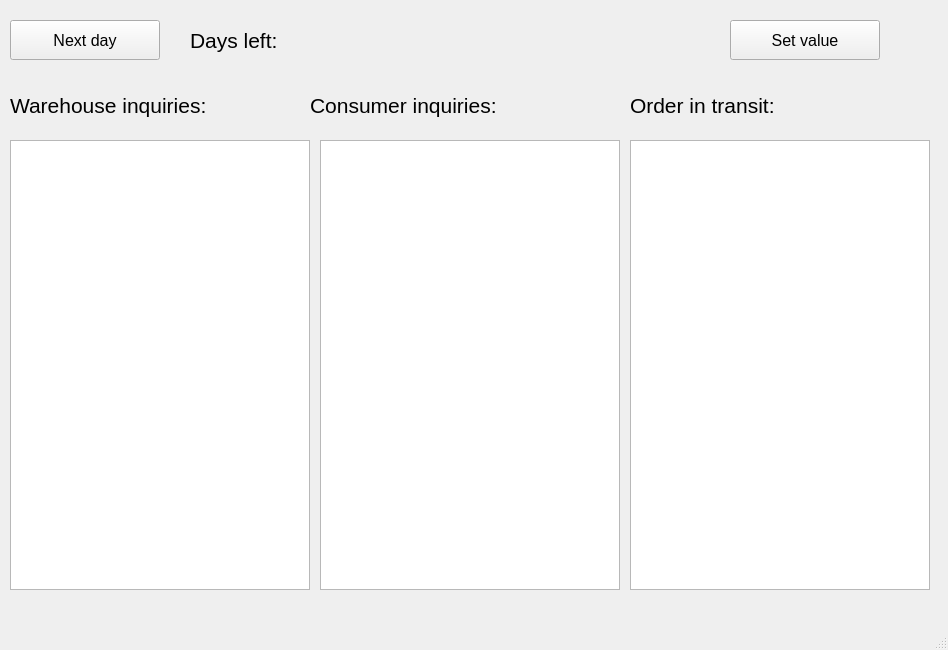
<?xml version="1.0" encoding="UTF-8"?>
<ui version="4.0">
 <class>MainWindow</class>
 <widget class="QMainWindow" name="MainWindow">
  <property name="geometry">
   <rect>
    <x>0</x>
    <y>0</y>
    <width>948</width>
    <height>650</height>
   </rect>
  </property>
  <property name="windowTitle">
   <string>MainWindow</string>
  </property>
  <widget class="QWidget" name="centralwidget">
   <widget class="QPushButton" name="pushButton">
    <property name="geometry">
     <rect>
      <x>10</x>
      <y>20</y>
      <width>150</width>
      <height>40</height>
     </rect>
    </property>
    <property name="font">
     <font>
      <pointsize>12</pointsize>
     </font>
    </property>
    <property name="text">
     <string>Next day</string>
    </property>
   </widget>
   <widget class="QLabel" name="label">
    <property name="geometry">
     <rect>
      <x>190</x>
      <y>20</y>
      <width>211</width>
      <height>40</height>
     </rect>
    </property>
    <property name="font">
     <font>
      <pointsize>16</pointsize>
     </font>
    </property>
    <property name="text">
     <string>Days left:</string>
    </property>
   </widget>
   <widget class="QPushButton" name="pushButton_2">
    <property name="geometry">
     <rect>
      <x>730</x>
      <y>20</y>
      <width>150</width>
      <height>40</height>
     </rect>
    </property>
    <property name="font">
     <font>
      <pointsize>12</pointsize>
     </font>
    </property>
    <property name="text">
     <string>Set value</string>
    </property>
   </widget>
   <widget class="QLabel" name="label_2">
    <property name="geometry">
     <rect>
      <x>630</x>
      <y>90</y>
      <width>211</width>
      <height>31</height>
     </rect>
    </property>
    <property name="font">
     <font>
      <pointsize>16</pointsize>
     </font>
    </property>
    <property name="text">
     <string>Order in transit:</string>
    </property>
   </widget>
   <widget class="QListView" name="listView">
    <property name="geometry">
     <rect>
      <x>630</x>
      <y>140</y>
      <width>300</width>
      <height>450</height>
     </rect>
    </property>
   </widget>
   <widget class="QListView" name="listView_2">
    <property name="geometry">
     <rect>
      <x>320</x>
      <y>140</y>
      <width>300</width>
      <height>450</height>
     </rect>
    </property>
   </widget>
   <widget class="QLabel" name="label_3">
    <property name="geometry">
     <rect>
      <x>310</x>
      <y>90</y>
      <width>261</width>
      <height>31</height>
     </rect>
    </property>
    <property name="font">
     <font>
      <pointsize>16</pointsize>
     </font>
    </property>
    <property name="text">
     <string>Consumer inquiries:</string>
    </property>
   </widget>
   <widget class="QListView" name="listView_3">
    <property name="geometry">
     <rect>
      <x>10</x>
      <y>140</y>
      <width>300</width>
      <height>450</height>
     </rect>
    </property>
   </widget>
   <widget class="QLabel" name="label_4">
    <property name="geometry">
     <rect>
      <x>10</x>
      <y>90</y>
      <width>271</width>
      <height>31</height>
     </rect>
    </property>
    <property name="font">
     <font>
      <pointsize>16</pointsize>
     </font>
    </property>
    <property name="text">
     <string>Warehouse inquiries:</string>
    </property>
   </widget>
  </widget>
  <widget class="QMenuBar" name="menubar">
   <property name="geometry">
    <rect>
     <x>0</x>
     <y>0</y>
     <width>948</width>
     <height>26</height>
    </rect>
   </property>
  </widget>
  <widget class="QStatusBar" name="statusbar"/>
 </widget>
 <resources/>
 <connections/>
</ui>
